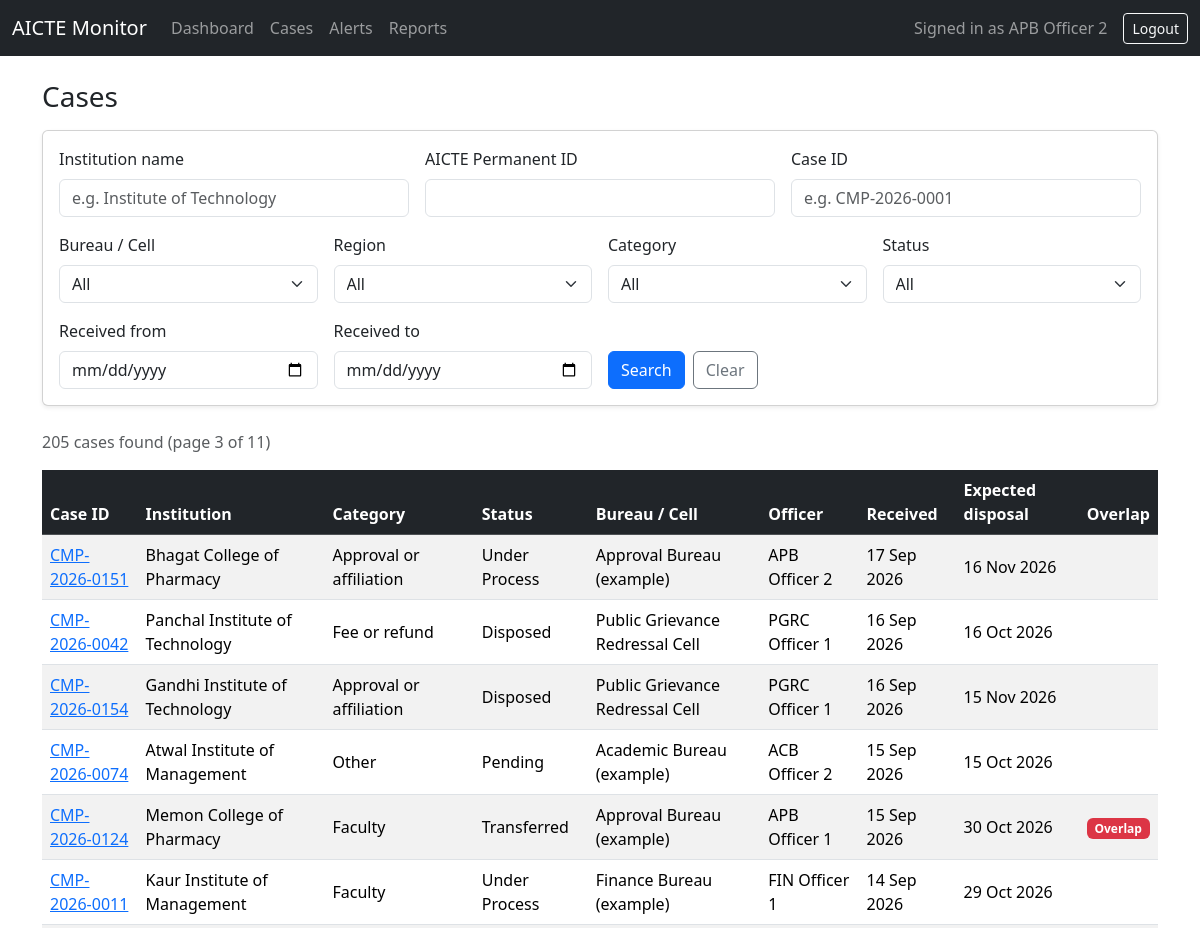
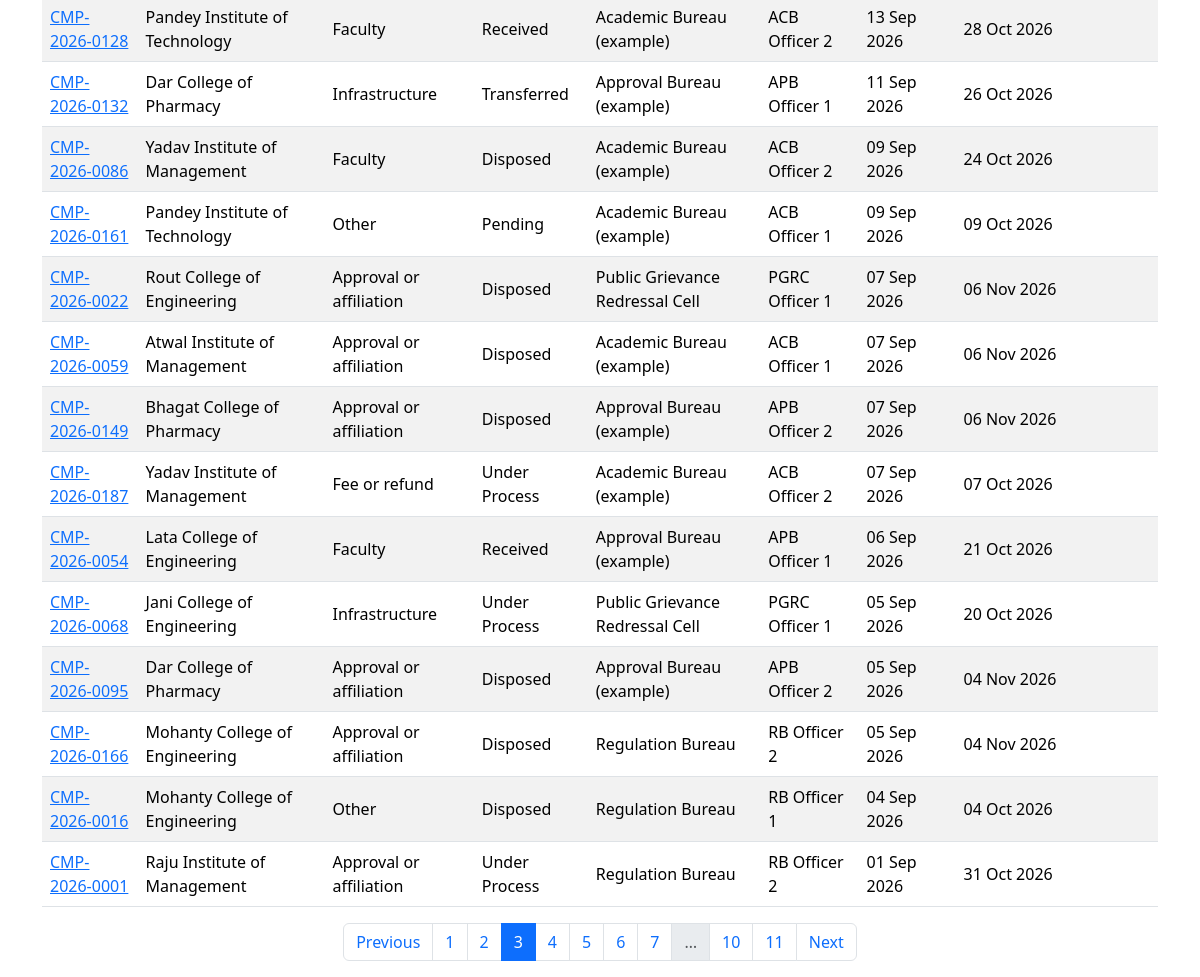
The app's page /cases?page=3 (signed in) with its own data (2 pictures, top to bottom).
### models.py (models this page shows)
class User(UserMixin, db.Model):
    __tablename__ = "users"
    id = db.Column(db.Integer, primary_key=True)
    name = db.Column(db.String(100), nullable=False)
    email = db.Column(db.String(120), unique=True, nullable=False)
    password_hash = db.Column(db.String(255), nullable=False)
    role = db.Column(db.String(30), nullable=False)  # admin, officer, regional, senior
    bureau_id = db.Column(db.Integer, db.ForeignKey("bureaus.id"))
    region = db.Column(db.String(50))
    bureau = db.relationship("Bureau")

class Case(db.Model):
    __tablename__ = "cases"
    id = db.Column(db.String(30), primary_key=True)  # e.g. CMP-2026-0001
    institution_id = db.Column(db.String(20), db.ForeignKey("institutions.id"), nullable=False)
    category = db.Column(db.String(60))
    description = db.Column(db.Text)
    received_on = db.Column(db.Date)
    status = db.Column(db.String(30), default="Received")
    current_bureau_id = db.Column(db.Integer, db.ForeignKey("bureaus.id"))
    assigned_officer_id = db.Column(db.Integer, db.ForeignKey("users.id"))
    last_action_summary = db.Column(db.String(200))
    last_action_on = db.Column(db.DateTime)
    next_action_required = db.Column(db.String(200))
    expected_disposal_on = db.Column(db.Date)
    is_escalated = db.Column(db.Boolean, default=False)
    overlap_flag = db.Column(db.Boolean, default=False)
    current_bureau = db.relationship("Bureau")
    officer = db.relationship("User")
    actions = db.relationship("CaseAction", backref="case", order_by="CaseAction.performed_at")

class Institution(db.Model):
    __tablename__ = "institutions"
    id = db.Column(db.String(20), primary_key=True)  # AICTE Permanent ID
    name = db.Column(db.String(200), nullable=False)
    city = db.Column(db.String(100))
    state = db.Column(db.String(100))
    region = db.Column(db.String(50))
    cases = db.relationship("Case", backref="institution")

class Bureau(db.Model):
    __tablename__ = "bureaus"
    id = db.Column(db.Integer, primary_key=True)
    code = db.Column(db.String(20), unique=True, nullable=False)
    name = db.Column(db.String(120), nullable=False)

### app.py (the view)
@app.route("/cases")
def cases():
    f = {
        "institution": request.args.get("institution", "").strip(),
        "institution_id": request.args.get("institution_id", "").strip(),
        "case_id": request.args.get("case_id", "").strip(),
        "bureau": request.args.get("bureau", "").strip(),
        "region": request.args.get("region", "").strip(),
        "category": request.args.get("category", "").strip(),
        "status": request.args.get("status", "").strip(),
        "date_from": request.args.get("date_from", "").strip(),
        "date_to": request.args.get("date_to", "").strip(),
    }
    page = request.args.get("page", 1, type=int)
    query = Case.query.join(Institution)
    if f["institution"]:
        query = query.filter(Institution.name.ilike(f"%{f['institution']}%"))
    if f["institution_id"]:
        query = query.filter(Institution.id.ilike(f"%{f['institution_id']}%"))
    if f["case_id"]:
        query = query.filter(Case.id.ilike(f"%{f['case_id']}%"))
    if f["bureau"].isdigit():
        query = query.filter(Case.current_bureau_id == int(f["bureau"]))
    if f["region"]:
        query = query.filter(Institution.region == f["region"])
    if f["category"]:
        query = query.filter(Case.category == f["category"])
    if f["status"]:
        query = query.filter(Case.status == f["status"])
    date_from = parse_date(f["date_from"])
    date_to = parse_date(f["date_to"])
    if date_from:
        query = query.filter(Case.received_on >= date_from)
    if date_to:
        query = query.filter(Case.received_on <= date_to)
    pagination = query.order_by(Case.received_on.desc(), Case.id).paginate(
        page=page, per_page=20, error_out=False
    )
    bureaus = Bureau.query.order_by(Bureau.name).all()
    regions = [
        row[0]
        for row in db.session.query(Institution.region)
        .filter(Institution.region.isnot(None))
        .distinct()
        .order_by(Institution.region)
    ]
    categories = [
        row[0]
        for row in db.session.query(Case.category)
        .filter(Case.category.isnot(None))
        .distinct()
        .order_by(Case.category)
    ]
    statuses = [
        row[0]
        for row in db.session.query(Case.status)
        .filter(Case.status.isnot(None))
        .distinct()
        .order_by(Case.status)
    ]
    active_filters = {key: value for key, value in f.items() if value}
    return render_template(
        "cases.html",
        pagination=pagination,
        f=f,
        active_filters=active_filters,
        bureaus=bureaus,
        regions=regions,
        categories=categories,
        statuses=statuses,
    )

### app.py (called while the page is built)
@login_manager.user_loader
def load_user(user_id):
    return db.session.get(User, int(user_id))

@app.before_request
def require_login():
    if request.endpoint in ("login", "static"):
        return None
    if not current_user.is_authenticated:
        return redirect(url_for("login"))
    return None

def parse_date(text):
    try:
        return datetime.strptime(text, "%Y-%m-%d").date()
    except ValueError:
        return None

### templates/cases.html (shortened to what this page needs)
{% extends "base.html" %}
{% block content %}
<h3 class="mb-3">Cases</h3>
<form method="GET" action="/cases" class="card card-body shadow-sm mb-4">
    <div class="row g-3">
        <div class="col-md-4">
            <label class="form-label" for="institution">Institution name</label>
            <input type="text" class="form-control" id="institution" name="institution"
                   value="{{ f.institution }}" placeholder="e.g. Institute of Technology">
        </div>
        <div class="col-md-4">
            <label class="form-label" for="institution_id">AICTE Permanent ID</label>
            <input type="text" class="form-control" id="institution_id" name="institution_id"
                   value="{{ f.institution_id }}">
        </div>
        <div class="col-md-4">
            <label class="form-label" for="case_id">Case ID</label>
            <input type="text" class="form-control" id="case_id" name="case_id"
                   value="{{ f.case_id }}" placeholder="e.g. CMP-2026-0001">
        </div>
        <div class="col-md-3">
            <label class="form-label" for="bureau">Bureau / Cell</label>
            <select class="form-select" id="bureau" name="bureau">
                <option value="">All</option>
            </select>
        </div>
        <div class="col-md-3">
            <label class="form-label" for="region">Region</label>
            <select class="form-select" id="region" name="region">
                <option value="">All</option>
            </select>
        </div>
        <div class="col-md-3">
            <label class="form-label" for="category">Category</label>
            <select class="form-select" id="category" name="category">
                <option value="">All</option>
            </select>
        </div>
        <div class="col-md-3">
            <label class="form-label" for="status">Status</label>
            <select class="form-select" id="status" name="status">
                <option value="">All</option>
            </select>
        </div>
        <div class="col-md-3">
            <label class="form-label" for="date_from">Received from</label>
            <input type="date" class="form-control" id="date_from" name="date_from" value="{{ f.date_from }}">
        </div>
        <div class="col-md-3">
            <label class="form-label" for="date_to">Received to</label>
            <input type="date" class="form-control" id="date_to" name="date_to" value="{{ f.date_to }}">
        </div>
        <div class="col-md-6 d-flex align-items-end gap-2">
            <button type="submit" class="btn btn-primary">Search</button>
            <a href="/cases" class="btn btn-outline-secondary">Clear</a>
        </div>
    </div>
</form>
<p class="text-muted">
    {{ pagination.total }} case{{ '' if pagination.total == 1 else 's' }} found
    {% if pagination.total > 0 %}
        (page {{ pagination.page }} of {{ pagination.pages }})
    {% endif %}
</p>
<div class="table-responsive">
    <table class="table table-striped table-hover align-middle">
        <thead class="table-dark">
            <tr>
                <th>Case ID</th>
                <th>Institution</th>
                <th>Category</th>
                <th>Status</th>
                <th>Bureau / Cell</th>
                <th>Officer</th>
                <th>Received</th>
                <th>Expected disposal</th>
                <th>Overlap</th>
            </tr>
        </thead>
        <tbody>
            {% for c in pagination.items %}
            <tr>
                <td><a href="/cases/{{ c.id }}">{{ c.id }}</a></td>
                <td>{{ c.institution.name }}</td>
                <td>{{ c.category or '-' }}</td>
                <td>{{ c.status or '-' }}</td>
                <td>{{ c.current_bureau.name if c.current_bureau else '-' }}</td>
                <td>{{ c.officer.name if c.officer else 'Unassigned' }}</td>
                <td>{{ c.received_on.strftime('%d %b %Y') if c.received_on else '-' }}</td>
                <td>{{ c.expected_disposal_on.strftime('%d %b %Y') if c.expected_disposal_on else '-' }}</td>
                <td>
                    {% if c.overlap_flag %}
                    <span class="badge bg-danger">Overlap</span>
                    {% endif %}
                </td>
            </tr>
            {% else %}
            <tr>
                <td colspan="9" class="text-center text-muted py-4">No cases match your search.</td>
            </tr>
            {% endfor %}
        </tbody>
    </table>
</div>
{% if pagination.pages > 1 %}
<nav>
    <ul class="pagination justify-content-center">
        <li class="page-item {% if not pagination.has_prev %}disabled{% endif %}">
            <a class="page-link"
               href="{{ url_for('cases', page=pagination.prev_num, **active_filters) if pagination.has_prev else '#' }}">Previous</a>
        </li>
        {% for p in pagination.iter_pages() %}
            {% if p %}
            <li class="page-item {% if p == pagination.page %}active{% endif %}">
                <a class="page-link" href="{{ url_for('cases', page=p, **active_filters) }}">{{ p }}</a>
            </li>
            {% else %}
            <li class="page-item disabled"><span class="page-link">&hellip;</span></li>
            {% endif %}
        {% endfor %}
        <li class="page-item {% if not pagination.has_next %}disabled{% endif %}">
            <a class="page-link"
               href="{{ url_for('cases', page=pagination.next_num, **active_filters) if pagination.has_next else '#' }}">Next</a>
        </li>
    </ul>
</nav>
{% endif %}
{% endblock %}

### templates/base.html (shortened to what this page needs)
<!DOCTYPE html>
<html lang="en">
<head>
    <link href="https://cdn.jsdelivr.net/npm/bootstrap@5.3.3/dist/css/bootstrap.min.css" rel="stylesheet">
</head>
<body>
<nav class="navbar navbar-expand-lg navbar-dark bg-dark">
    <div class="container-fluid">
        <a class="navbar-brand" href="/dashboard">AICTE Monitor</a>
        {% if current_user.is_authenticated %}
        <div class="collapse navbar-collapse" id="mainNav">
            <ul class="navbar-nav me-auto">
                <li class="nav-item"><a class="nav-link" href="/dashboard">Dashboard</a></li>
                <li class="nav-item"><a class="nav-link" href="/cases">Cases</a></li>
                <li class="nav-item"><a class="nav-link" href="/alerts">Alerts</a></li>
                <li class="nav-item"><a class="nav-link" href="/reports">Reports</a></li>
            </ul>
            <span class="navbar-text me-3">Signed in as {{ current_user.name }}</span>
            <a class="btn btn-outline-light btn-sm" href="/logout">Logout</a>
        </div>
        {% endif %}
    </div>
</nav>
<div class="container mt-4">
    {% block content %}{% endblock %}
</div>
</body>
</html>

### records on screen
User: name "APB Officer 2"
Case: id "CMP-2026-0151", institution.name "Bhagat College of Pharmacy", category "Approval or affiliation", status "Under Process", current_bureau "Approval Bureau (example)", officer "APB Officer 2", received_on "17 Sep 2026", expected_disposal_on "16 Nov 2026"
Case: id "CMP-2026-0042", institution.name "Panchal Institute of Technology", category "Fee or refund", status "Disposed", current_bureau "Public Grievance Redressal Cell", officer "PGRC Officer 1", received_on "16 Sep 2026", expected_disposal_on "16 Oct 2026"
Case: id "CMP-2026-0154", institution.name "Gandhi Institute of Technology", category "Approval or affiliation", status "Disposed", current_bureau "Public Grievance Redressal Cell", officer "PGRC Officer 1", received_on "16 Sep 2026", expected_disposal_on "15 Nov 2026"
Case: id "CMP-2026-0074", institution.name "Atwal Institute of Management", category "Other", status "Pending", current_bureau "Academic Bureau (example)", officer "ACB Officer 2", received_on "15 Sep 2026", expected_disposal_on "15 Oct 2026"
Case: id "CMP-2026-0124", institution.name "Memon College of Pharmacy", category "Faculty", status "Transferred", current_bureau "Approval Bureau (example)", officer "APB Officer 1", received_on "15 Sep 2026", expected_disposal_on "30 Oct 2026", overlap_flag "Overlap"
Case: id "CMP-2026-0011", institution.name "Kaur Institute of Management", category "Faculty", status "Under Process", current_bureau "Finance Bureau (example)", officer "FIN Officer 1", received_on "14 Sep 2026", expected_disposal_on "29 Oct 2026"
Case: id "CMP-2026-0128", institution.name "Pandey Institute of Technology", category "Faculty", status "Received", current_bureau "Academic Bureau (example)", officer "ACB Officer 2", received_on "13 Sep 2026", expected_disposal_on "28 Oct 2026"
Case: id "CMP-2026-0132", institution.name "Dar College of Pharmacy", category "Infrastructure", status "Transferred", current_bureau "Approval Bureau (example)", officer "APB Officer 1", received_on "11 Sep 2026", expected_disposal_on "26 Oct 2026"
Case: id "CMP-2026-0086", institution.name "Yadav Institute of Management", category "Faculty", status "Disposed", current_bureau "Academic Bureau (example)", officer "ACB Officer 2", received_on "09 Sep 2026", expected_disposal_on "24 Oct 2026"
Case: id "CMP-2026-0161", institution.name "Pandey Institute of Technology", category "Other", status "Pending", current_bureau "Academic Bureau (example)", officer "ACB Officer 1", received_on "09 Sep 2026", expected_disposal_on "09 Oct 2026"
Case: id "CMP-2026-0022", institution.name "Rout College of Engineering", category "Approval or affiliation", status "Disposed", current_bureau "Public Grievance Redressal Cell", officer "PGRC Officer 1", received_on "07 Sep 2026", expected_disposal_on "06 Nov 2026"
Case: id "CMP-2026-0059", institution.name "Atwal Institute of Management", category "Approval or affiliation", status "Disposed", current_bureau "Academic Bureau (example)", officer "ACB Officer 1", received_on "07 Sep 2026", expected_disposal_on "06 Nov 2026"
Case: id "CMP-2026-0149", institution.name "Bhagat College of Pharmacy", category "Approval or affiliation", status "Disposed", current_bureau "Approval Bureau (example)", officer "APB Officer 2", received_on "07 Sep 2026", expected_disposal_on "06 Nov 2026"
Case: id "CMP-2026-0187", institution.name "Yadav Institute of Management", category "Fee or refund", status "Under Process", current_bureau "Academic Bureau (example)", officer "ACB Officer 2", received_on "07 Sep 2026", expected_disposal_on "07 Oct 2026"
Case: id "CMP-2026-0054", institution.name "Lata College of Engineering", category "Faculty", status "Received", current_bureau "Approval Bureau (example)", officer "APB Officer 1", received_on "06 Sep 2026", expected_disposal_on "21 Oct 2026"
Case: id "CMP-2026-0068", institution.name "Jani College of Engineering", category "Infrastructure", status "Under Process", current_bureau "Public Grievance Redressal Cell", officer "PGRC Officer 1", received_on "05 Sep 2026", expected_disposal_on "20 Oct 2026"
Case: id "CMP-2026-0095", institution.name "Dar College of Pharmacy", category "Approval or affiliation", status "Disposed", current_bureau "Approval Bureau (example)", officer "APB Officer 2", received_on "05 Sep 2026", expected_disposal_on "04 Nov 2026"
Case: id "CMP-2026-0166", institution.name "Mohanty College of Engineering", category "Approval or affiliation", status "Disposed", current_bureau "Regulation Bureau", officer "RB Officer 2", received_on "05 Sep 2026", expected_disposal_on "04 Nov 2026"
Case: id "CMP-2026-0016", institution.name "Mohanty College of Engineering", category "Other", status "Disposed", current_bureau "Regulation Bureau", officer "RB Officer 1", received_on "04 Sep 2026", expected_disposal_on "04 Oct 2026"
Case: id "CMP-2026-0001", institution.name "Raju Institute of Management", category "Approval or affiliation", status "Under Process", current_bureau "Regulation Bureau", officer "RB Officer 2", received_on "01 Sep 2026", expected_disposal_on "31 Oct 2026"

### other values on screen
{{ pagination.total }} "205"
{{ '' if pagination.total == 1 else 's' }} "s"
{{ pagination.page }} "3"
{{ pagination.pages }} "11"
{{ p }} "1" "2" "3" "4" "5" "6" "7" "10" "11"
